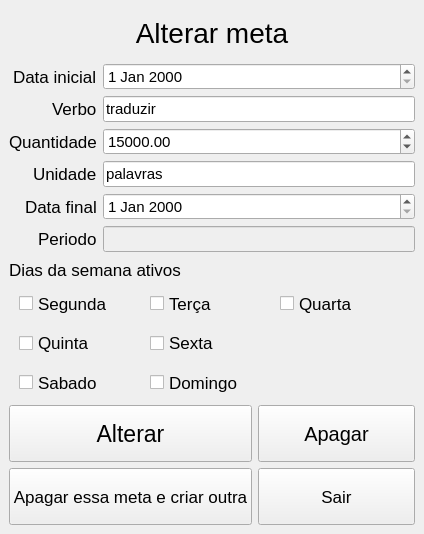
<?xml version="1.0" encoding="UTF-8"?>
<ui version="4.0">
 <class>MainWindow</class>
 <widget class="QMainWindow" name="MainWindow">
  <property name="geometry">
   <rect>
    <x>0</x>
    <y>0</y>
    <width>424</width>
    <height>534</height>
   </rect>
  </property>
  <property name="windowTitle">
   <string>MainWindow</string>
  </property>
  <widget class="QWidget" name="centralwidget">
   <layout class="QVBoxLayout" name="verticalLayout_4" stretch="2,14,5">
    <item>
     <widget class="QLabel" name="label">
      <property name="font">
       <font>
        <pointsize>21</pointsize>
       </font>
      </property>
      <property name="layoutDirection">
       <enum>Qt::RightToLeft</enum>
      </property>
      <property name="text">
       <string>Alterar meta</string>
      </property>
      <property name="alignment">
       <set>Qt::AlignCenter</set>
      </property>
     </widget>
    </item>
    <item>
     <layout class="QVBoxLayout" name="verticalLayout_3" stretch="1,1">
      <item>
       <layout class="QFormLayout" name="formLayout">
        <property name="labelAlignment">
         <set>Qt::AlignRight|Qt::AlignTrailing|Qt::AlignVCenter</set>
        </property>
        <item row="0" column="0">
         <widget class="QLabel" name="label_2">
          <property name="font">
           <font>
            <pointsize>13</pointsize>
           </font>
          </property>
          <property name="text">
           <string>Data inicial</string>
          </property>
         </widget>
        </item>
        <item row="0" column="1">
         <widget class="QDateEdit" name="date_dt_inicial">
          <property name="font">
           <font>
            <pointsize>11</pointsize>
           </font>
          </property>
         </widget>
        </item>
        <item row="1" column="0">
         <widget class="QLabel" name="label_3">
          <property name="font">
           <font>
            <pointsize>13</pointsize>
           </font>
          </property>
          <property name="text">
           <string>Verbo</string>
          </property>
         </widget>
        </item>
        <item row="1" column="1">
         <widget class="QLineEdit" name="txt_verbo">
          <property name="font">
           <font>
            <pointsize>11</pointsize>
           </font>
          </property>
          <property name="text">
           <string>traduzir</string>
          </property>
         </widget>
        </item>
        <item row="2" column="0">
         <widget class="QLabel" name="label_4">
          <property name="font">
           <font>
            <pointsize>13</pointsize>
           </font>
          </property>
          <property name="text">
           <string>Quantidade</string>
          </property>
         </widget>
        </item>
        <item row="2" column="1">
         <widget class="QDoubleSpinBox" name="double_quantidade">
          <property name="font">
           <font>
            <pointsize>11</pointsize>
           </font>
          </property>
          <property name="maximum">
           <double>10000000000.000000000000000</double>
          </property>
          <property name="value">
           <double>15000.000000000000000</double>
          </property>
         </widget>
        </item>
        <item row="3" column="0">
         <widget class="QLabel" name="label_5">
          <property name="font">
           <font>
            <pointsize>13</pointsize>
           </font>
          </property>
          <property name="text">
           <string>Unidade</string>
          </property>
         </widget>
        </item>
        <item row="3" column="1">
         <widget class="QLineEdit" name="txt_unidade">
          <property name="font">
           <font>
            <pointsize>11</pointsize>
           </font>
          </property>
          <property name="text">
           <string>palavras</string>
          </property>
         </widget>
        </item>
        <item row="4" column="0">
         <widget class="QLabel" name="label_6">
          <property name="font">
           <font>
            <pointsize>13</pointsize>
           </font>
          </property>
          <property name="text">
           <string>Data final</string>
          </property>
         </widget>
        </item>
        <item row="4" column="1">
         <widget class="QDateEdit" name="date_dt_final">
          <property name="font">
           <font>
            <pointsize>11</pointsize>
           </font>
          </property>
         </widget>
        </item>
        <item row="5" column="0">
         <widget class="QLabel" name="label_7">
          <property name="font">
           <font>
            <pointsize>13</pointsize>
           </font>
          </property>
          <property name="text">
           <string>Periodo</string>
          </property>
         </widget>
        </item>
        <item row="5" column="1">
         <widget class="QLineEdit" name="txt_periodo">
          <property name="enabled">
           <bool>false</bool>
          </property>
          <property name="font">
           <font>
            <pointsize>11</pointsize>
           </font>
          </property>
         </widget>
        </item>
       </layout>
      </item>
      <item>
       <layout class="QVBoxLayout" name="verticalLayout" stretch="1,5">
        <item>
         <widget class="QLabel" name="label_8">
          <property name="font">
           <font>
            <pointsize>13</pointsize>
           </font>
          </property>
          <property name="text">
           <string>Dias da semana ativos</string>
          </property>
         </widget>
        </item>
        <item>
         <layout class="QGridLayout" name="gridLayout">
          <property name="leftMargin">
           <number>10</number>
          </property>
          <property name="rightMargin">
           <number>10</number>
          </property>
          <item row="1" column="0">
           <widget class="QCheckBox" name="check_quinta">
            <property name="sizePolicy">
             <sizepolicy hsizetype="Minimum" vsizetype="Minimum">
              <horstretch>0</horstretch>
              <verstretch>0</verstretch>
             </sizepolicy>
            </property>
            <property name="font">
             <font>
              <pointsize>13</pointsize>
             </font>
            </property>
            <property name="text">
             <string>Quinta</string>
            </property>
            <property name="tristate">
             <bool>false</bool>
            </property>
           </widget>
          </item>
          <item row="0" column="2">
           <widget class="QCheckBox" name="check_quarta">
            <property name="sizePolicy">
             <sizepolicy hsizetype="Minimum" vsizetype="Minimum">
              <horstretch>0</horstretch>
              <verstretch>0</verstretch>
             </sizepolicy>
            </property>
            <property name="font">
             <font>
              <pointsize>13</pointsize>
             </font>
            </property>
            <property name="text">
             <string>Quarta</string>
            </property>
            <property name="tristate">
             <bool>false</bool>
            </property>
           </widget>
          </item>
          <item row="2" column="1">
           <widget class="QCheckBox" name="check_domingo">
            <property name="sizePolicy">
             <sizepolicy hsizetype="Minimum" vsizetype="Minimum">
              <horstretch>0</horstretch>
              <verstretch>0</verstretch>
             </sizepolicy>
            </property>
            <property name="font">
             <font>
              <pointsize>13</pointsize>
             </font>
            </property>
            <property name="text">
             <string>Domingo</string>
            </property>
           </widget>
          </item>
          <item row="2" column="0">
           <widget class="QCheckBox" name="check_sabado">
            <property name="sizePolicy">
             <sizepolicy hsizetype="Minimum" vsizetype="Minimum">
              <horstretch>0</horstretch>
              <verstretch>0</verstretch>
             </sizepolicy>
            </property>
            <property name="font">
             <font>
              <pointsize>13</pointsize>
             </font>
            </property>
            <property name="text">
             <string>Sabado</string>
            </property>
           </widget>
          </item>
          <item row="0" column="0">
           <widget class="QCheckBox" name="check_segunda">
            <property name="sizePolicy">
             <sizepolicy hsizetype="Minimum" vsizetype="Minimum">
              <horstretch>0</horstretch>
              <verstretch>0</verstretch>
             </sizepolicy>
            </property>
            <property name="font">
             <font>
              <pointsize>13</pointsize>
             </font>
            </property>
            <property name="text">
             <string>Segunda</string>
            </property>
           </widget>
          </item>
          <item row="1" column="1">
           <widget class="QCheckBox" name="check_sexta">
            <property name="sizePolicy">
             <sizepolicy hsizetype="Minimum" vsizetype="Minimum">
              <horstretch>0</horstretch>
              <verstretch>0</verstretch>
             </sizepolicy>
            </property>
            <property name="font">
             <font>
              <pointsize>13</pointsize>
             </font>
            </property>
            <property name="text">
             <string>Sexta</string>
            </property>
            <property name="tristate">
             <bool>false</bool>
            </property>
           </widget>
          </item>
          <item row="0" column="1">
           <widget class="QCheckBox" name="check_terca">
            <property name="sizePolicy">
             <sizepolicy hsizetype="Minimum" vsizetype="Minimum">
              <horstretch>0</horstretch>
              <verstretch>0</verstretch>
             </sizepolicy>
            </property>
            <property name="font">
             <font>
              <pointsize>13</pointsize>
             </font>
            </property>
            <property name="text">
             <string>Terça</string>
            </property>
            <property name="tristate">
             <bool>false</bool>
            </property>
           </widget>
          </item>
         </layout>
        </item>
       </layout>
      </item>
     </layout>
    </item>
    <item>
     <layout class="QHBoxLayout" name="horizontalLayout">
      <item>
       <layout class="QVBoxLayout" name="verticalLayout_5">
        <item>
         <widget class="QPushButton" name="btn_alterar">
          <property name="sizePolicy">
           <sizepolicy hsizetype="Minimum" vsizetype="Minimum">
            <horstretch>0</horstretch>
            <verstretch>0</verstretch>
           </sizepolicy>
          </property>
          <property name="font">
           <font>
            <pointsize>17</pointsize>
           </font>
          </property>
          <property name="text">
           <string>Alterar</string>
          </property>
         </widget>
        </item>
        <item>
         <widget class="QPushButton" name="btn_apagar_novo">
          <property name="sizePolicy">
           <sizepolicy hsizetype="Minimum" vsizetype="Minimum">
            <horstretch>0</horstretch>
            <verstretch>0</verstretch>
           </sizepolicy>
          </property>
          <property name="font">
           <font>
            <pointsize>13</pointsize>
            <underline>false</underline>
            <strikeout>false</strikeout>
            <kerning>true</kerning>
           </font>
          </property>
          <property name="text">
           <string>Apagar essa meta e criar outra</string>
          </property>
         </widget>
        </item>
       </layout>
      </item>
      <item>
       <layout class="QVBoxLayout" name="verticalLayout_2">
        <item>
         <widget class="QPushButton" name="btn_limpar">
          <property name="sizePolicy">
           <sizepolicy hsizetype="Minimum" vsizetype="Minimum">
            <horstretch>0</horstretch>
            <verstretch>0</verstretch>
           </sizepolicy>
          </property>
          <property name="font">
           <font>
            <pointsize>15</pointsize>
           </font>
          </property>
          <property name="text">
           <string>Apagar</string>
          </property>
         </widget>
        </item>
        <item>
         <widget class="QPushButton" name="btn_sair">
          <property name="sizePolicy">
           <sizepolicy hsizetype="Minimum" vsizetype="Minimum">
            <horstretch>0</horstretch>
            <verstretch>0</verstretch>
           </sizepolicy>
          </property>
          <property name="font">
           <font>
            <pointsize>13</pointsize>
           </font>
          </property>
          <property name="text">
           <string>Sair</string>
          </property>
         </widget>
        </item>
       </layout>
      </item>
     </layout>
    </item>
   </layout>
  </widget>
 </widget>
 <resources/>
 <connections/>
</ui>
